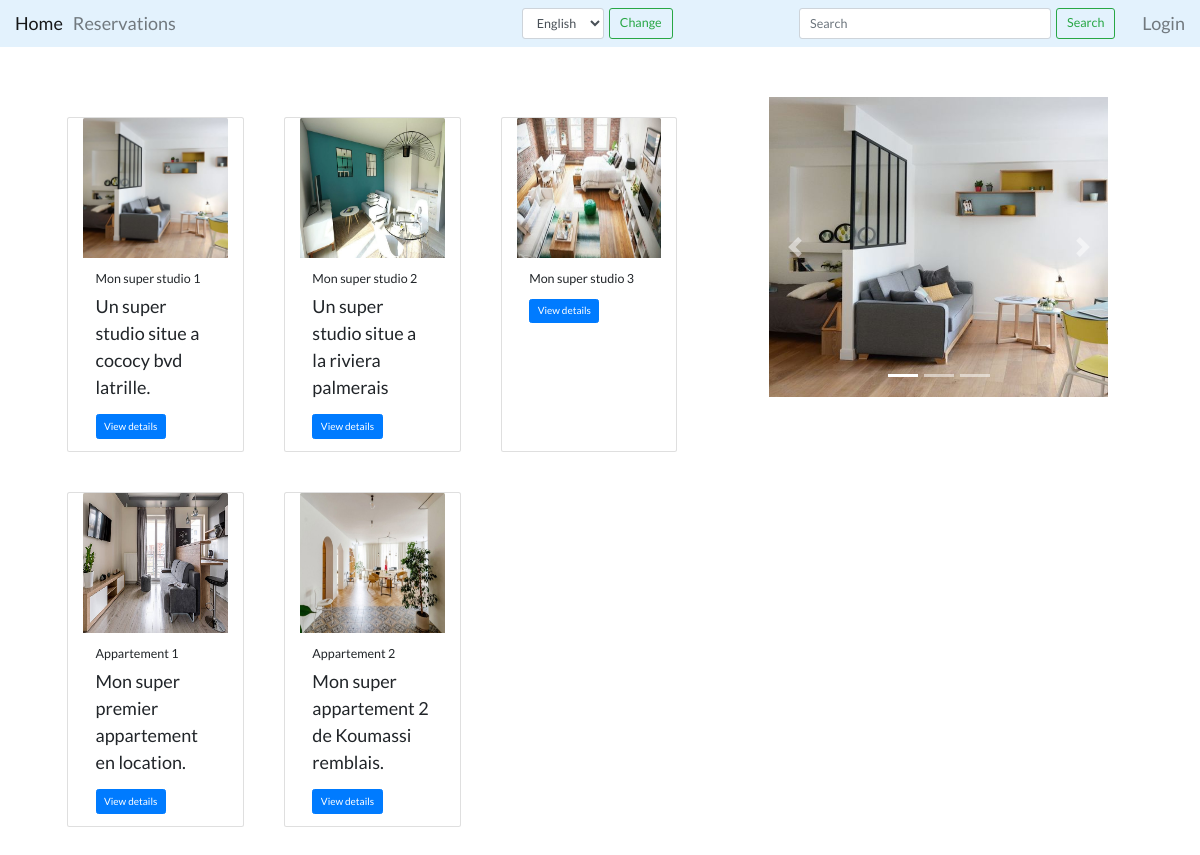
The app's page /, older data.
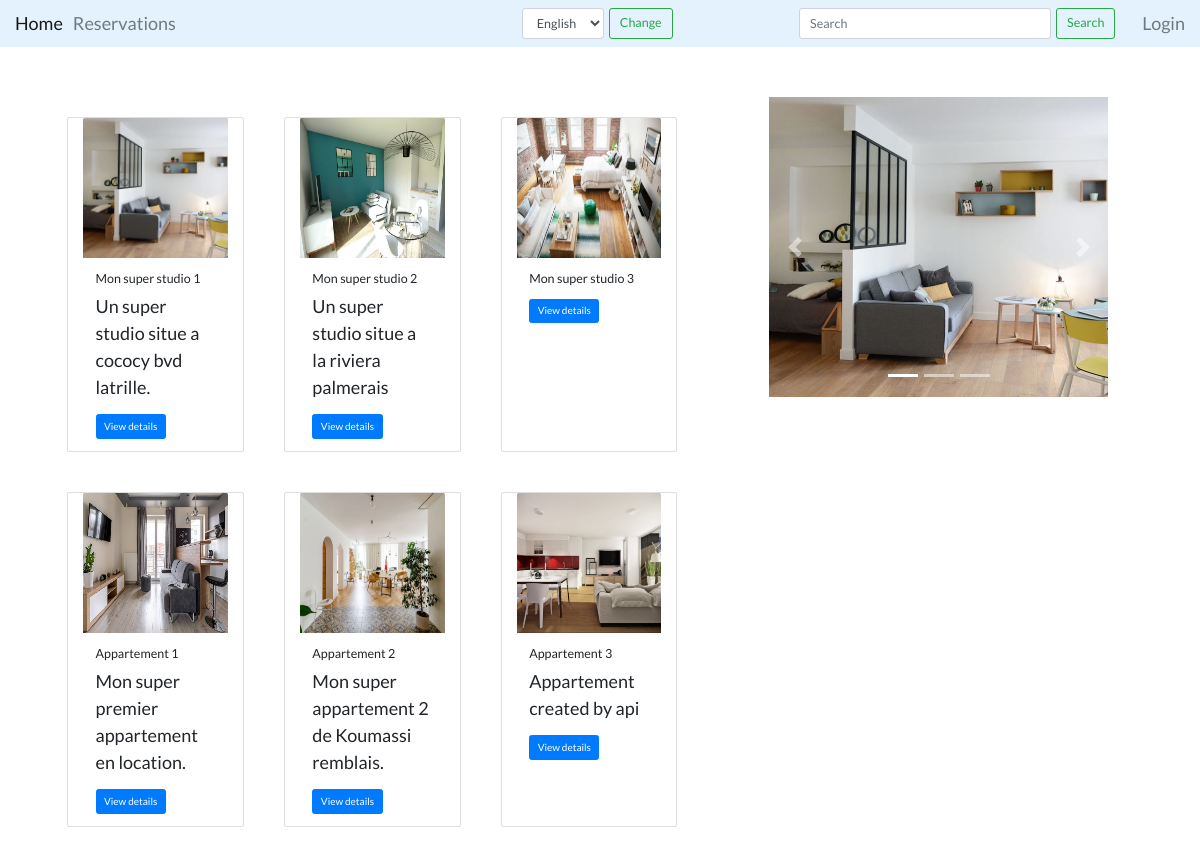
The same page, newer data.
### core/models.py (models this page shows, shortened)
class Resource(models.Model):
    _upload_link = 'images/resource'
    name = models.CharField(max_length=100, unique=True)
    slug = models.SlugField(max_length=100, unique=True)
    description = models.TextField(null=True, blank=True)
    price = models.IntegerField()
    is_available = models.BooleanField(default=True)
    address_line = models.CharField(max_length=100)
    country = models.CharField(max_length=50)
    state = models.CharField(max_length=50)
    city = models.CharField(max_length=50)
    picture = models.ImageField(blank=True, upload_to=_upload_link)
    created = models.DateTimeField(auto_now_add=True)
    updated = models.DateTimeField(auto_now=True)
    type = models.ForeignKey(ResourceType,
                             on_delete=models.SET_NULL,
                             blank=True,
                             null=True)
    objects = models.Manager()  # The default manager.
    available = AvailableManager()  # Our custom manager.
    def __str__(self) -> str:
        return _("{} ( {}€ / hour )").format(self.name, self.price)

### core/views.py (the view)
# urls.py: path('', resource_list, name='home'),
def resource_list(request, type_slug=None):
    resources = cache.get('resources')
    if not resources:
        resources = Resource.available.all()
        cache.set('resources', resources)
    if type_slug:
        resources = resources.filter(type__slug=type_slug)
    context = {
        'resources': resources,
        'news': resources.order_by('created')[:3],
    }
    return render(request, 'core/resource_list.html', context)

### core/models.py (called while the page is built)
    def get_queryset(self):
        return super(AvailableManager,
                     self).get_queryset().filter(is_available=True)

### core/templates/core/resource_list.html (shortened to what this page needs)
{% extends 'base.html' %}
{% load static %}
{% load i18n %}
{% load cache %}
{% block styles %}
<link rel="stylesheet" href="{% static 'css/resource_list.css' %}" type="text/css">
{% endblock %}
{% block content %}
<div class="content container" style="margin: auto; max-width: 98vw; padding: 5rem; font-size: large;">
    <div class="sections row">
        <section class="main col-md-8 col-lg-8 col-sm-8 row">
            {% cache 900 resource_contents resources %}
            {% for resource in resources %}
            <div class="card col-lg-3 col-sm-4" style="margin: 2rem;">
                <img src="{{ resource.picture.url }}" class="card-img-top" alt="resource image">
                <div class="card-body">
                    <h5 class="card-title">{{ resource.name }}</h5>
                    <p class="card-text">{{ resource.description }}</p>
                    <a href="{% url 'core:resource_detail' resource.type.slug resource.slug %}" class="btn btn-primary">
                        {% trans "View details" %}
                    </a>
                </div>
            </div>
            {% endfor %}
            {% endcache %}
        </section>
        <section class="sidebar col-md-4 col-lg-4 col-sm-4">
            <div id="carouselInd" class="carousel slide" data-ride="carousel">
                <ol class="carousel-indicators">
                    <li data-target="#carouselInd" data-slide-to="0" class="active"></li>
                    <li data-target="#carouselInd" data-slide-to="1"></li>
                    <li data-target="#carouselInd" data-slide-to="2"></li>
                </ol>
                <div class="carousel-inner">
                    {% cache 900 new_contents news %}
                    {% for new in news %}
                    {% with forloop.counter0 as i %}
                    <div class="carousel-item {% if i is 0 %}active{% endif %}">
                        <img class="d-block w-100" src="{{ new.picture.url }}" alt="{{ new.name }}"
                            style="height: 30rem;">
                    </div>
                    {% endwith %}
                    {% endfor %}
                    {% endcache %}
                </div>
                <a class="carousel-control-prev" href="#carouselInd" role="button" data-slide="prev">
                    <span class="carousel-control-prev-icon" aria-hidden="true"></span>
                </a>
                <a class="carousel-control-next" href="#carouselInd" role="button" data-slide="next">
                    <span class="carousel-control-next-icon" aria-hidden="true"></span>
                </a>
            </div>
        </section>
    </div>
</div>
{% endblock %}

Row changes from the older to the newer data that the page shows:
added Resource: picture (picture), name "Appartement 3", description "Appartement created by api"
